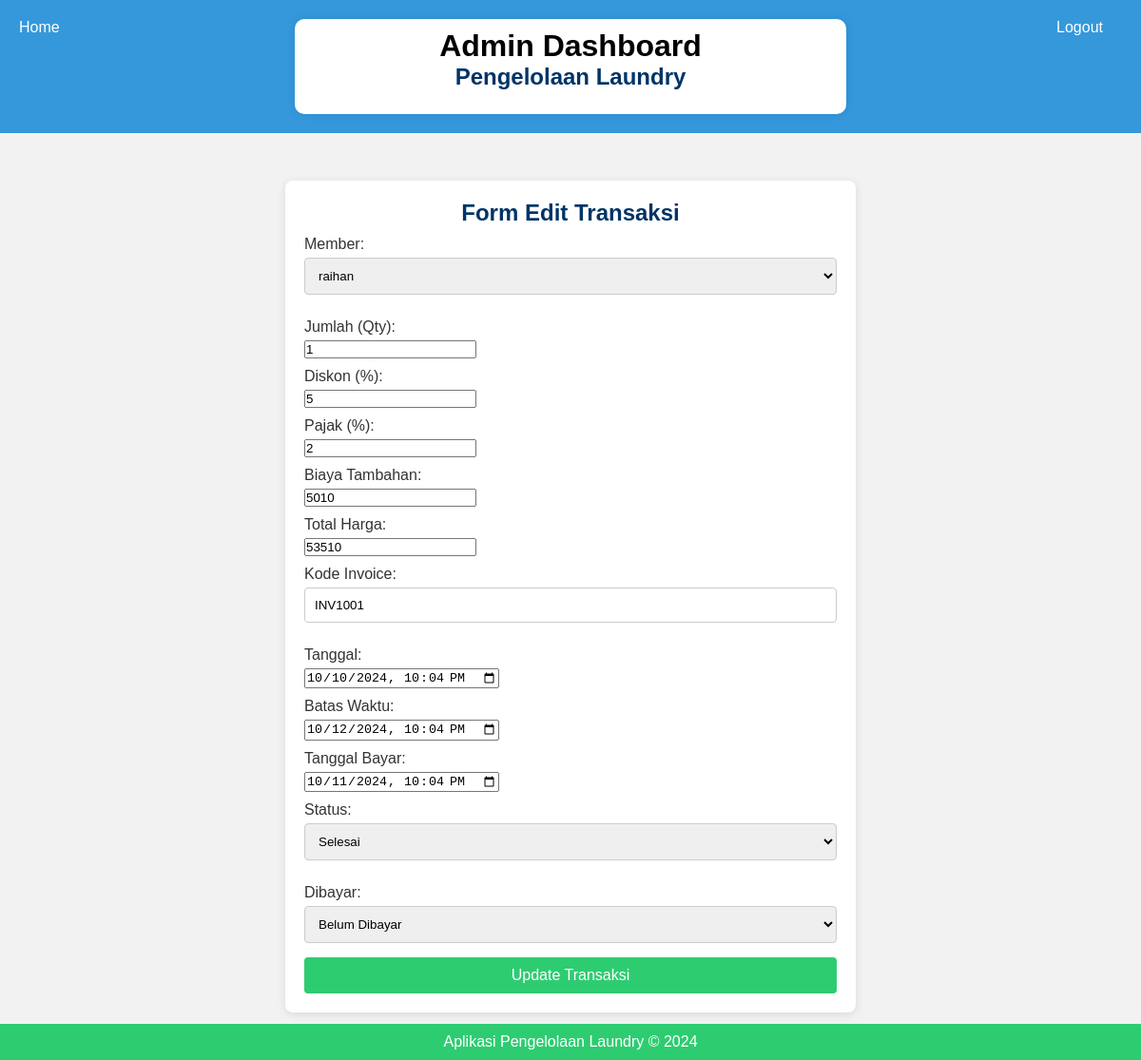
/edit_transaksi.php?id=42 (signed in), run on the app's committed database.
### tables this page shows
CREATE TABLE `tb_detail_transaksi` (
  `id` int(11) NOT NULL,
  `id_transaksi` int(11) DEFAULT NULL,
  `id_paket` int(11) DEFAULT NULL,
  `qty` double DEFAULT NULL
);

CREATE TABLE `tb_transaksi` (
  `id` int(11) NOT NULL,
  `id_outlet` int(11) DEFAULT NULL,
  `kode_invoice` varchar(100) DEFAULT NULL,
  `id_member` int(11) DEFAULT NULL,
  `tgl` datetime DEFAULT NULL,
  `batas_waktu` datetime DEFAULT NULL,
  `tgl_bayar` datetime DEFAULT NULL,
  `biaya_tambahan` int(11) DEFAULT NULL,
  `diskon` double DEFAULT NULL,
  `pajak` int(11) DEFAULT NULL,
  `status` enum('baru','proses','selesai','diambil') DEFAULT NULL,
  `dibayar` enum('dibayar','belum_dibayar') DEFAULT NULL,
  `total_harga` double DEFAULT NULL,
  `id_user` int(11) DEFAULT NULL,
  `harga_paket` int(11) NOT NULL DEFAULT 0
);

### edit_transaksi.php (the view, shortened to what this page needs)
<?php
include 'koneksi.php';
if (isset($_GET['id'])) {
    $id = mysqli_real_escape_string($koneksi, $_GET['id']);
    $query = "SELECT * FROM tb_transaksi WHERE id = '$id'";
    $result = mysqli_query($koneksi, $query);
    $data = mysqli_fetch_assoc($result);
    $query_detail = "SELECT * FROM tb_detail_transaksi WHERE id_transaksi = '$id'";
    $result_detail = mysqli_query($koneksi, $query_detail);
    $detail = mysqli_fetch_assoc($result_detail);
}
?>
<!DOCTYPE html>
<html lang="id">
<head>
    <link rel="stylesheet" href="css/style.css">
    <link rel="stylesheet" href="css/registrasi.css">
</head>
<header>
    <div class="container">
        <div class="branding">
            <h1>Admin Dashboard</h1>
            <h2>Pengelolaan Laundry</h2>
        </div>
    </div>
    <ul class="logout">
        <li><a href="logout.php">Logout</a></li>
    </ul>
    <ul class="home">
        <?php if ($_SESSION['login'] == 'admin') { ?>
            <li><a href="admin_dashboard.php">Home</a></li>
        <?php } elseif ($_SESSION['login'] == 'kasir') { ?>
            <li><a href="kasir_dashboard.php">Home</a></li>
        <?php } ?>
    </ul>
</header>
<body>
    <div class="container">
        <h2>Form Edit Transaksi</h2>
        <form method="POST" action="proses_edit_transaksi.php">
            <label for="id_member">Member:</label>
            <select name="id_member" id="id_member" required>
                <?php
                $member_query = "SELECT * FROM tb_member";
                $member_result = mysqli_query($koneksi, $member_query);
                while ($member = mysqli_fetch_assoc($member_result)) {
                    $selected = ($member['id'] == $data['id_member']) ? 'selected' : '';
                    echo "<option value='{$member['id']}' $selected>{$member['nama']}</option>";
                }
                ?>
            </select>
            <label for="qty">Jumlah (Qty):</label>
            <input type="number" id="qty" name="qty" value="<?php echo $detail['qty']; ?>" oninput="hitungTotal()" required>
            <label for="diskon">Diskon (%):</label>
            <input type="number" id="diskon" name="diskon" value="<?php echo $data['diskon']; ?>" oninput="hitungTotal()" required>
            <label for="pajak">Pajak (%):</label>
            <input type="number" id="pajak" name="pajak" value="<?php echo $data['pajak']; ?>" oninput="hitungTotal()" required>
            <label for="biaya_tambahan">Biaya Tambahan:</label>
            <input type="number" id="biaya_tambahan" name="biaya_tambahan" value="<?php echo $data['biaya_tambahan']; ?>" oninput="hitungTotal()" required>
            <label for="total_harga">Total Harga:</label>
            <input type="number" id="total_harga" name="total_harga" value="<?php echo $data['total_harga']; ?>"readonly >
            <label for="kode_invoice">Kode Invoice:</label>
            <input type="text" id="kode_invoice" name="kode_invoice" value="<?php echo $data['kode_invoice']; ?>" required>
            <label for="tgl">Tanggal:</label>
            <input type="datetime-local" id="tgl" name="tgl" value="<?php echo $data['tgl']; ?>" required>
            <label for="batas_waktu">Batas Waktu:</label>
            <input type="datetime-local" id="batas_waktu" name="batas_waktu" value="<?php echo $data['batas_waktu']; ?>" required>
            <label for="tgl_bayar">Tanggal Bayar:</label>
            <input type="datetime-local" id="tgl_bayar" name="tgl_bayar" value="<?php echo $data['tgl_bayar']; ?>" required>
            <label for="status">Status:</label>
            <select name="status" id="status" required>
                <option value="selesai" <?php echo ($data['status'] == 'selesai') ? 'selected' : ''; ?>>Selesai</option>
            </select>
            <label for="dibayar">Dibayar:</label>
            <select name="dibayar" id="dibayar" required>
                <option value="belum_dibayar" <?php echo ($data['dibayar'] == 'belum_dibayar') ? 'selected' : ''; ?>>Belum Dibayar</option>
            </select>
            <button type="submit" name="edit">Update Transaksi</button>
        </form>
    </div>
    <footer>
        <p>Aplikasi Pengelolaan Laundry &copy; 2024</p>
    </footer>
</body>
</html>

### css/style.css (style rules this page uses)
* { margin: 0; padding: 0; box-sizing: border-box; }
body { font-family: Arial, sans-serif; background-color: #f4f4f4; margin: 0; padding: 0; }
header { background-color: #3498db; color: #000000; padding: 20px; text-align: center; position: relative; }
header .container { max-width: 650px; margin: 0 auto; padding: 10px; background-color: #fff; border-radius: 10px 10px 10px 10px; box-shadow: 0 0 10px rgba(0, 0, 0, 0.1); height: 100px; }
header ul { list-style: none; margin: 0; padding: 0; position: absolute; top: 20px; }
header ul li { display: inline-block; margin-right: 20px; }
header ul li a { color: #fff; text-decoration: none; transition: color 0.3s ease; }
.logout { position: absolute; right: 20px; top: 20px; color: #fff; text-decoration: none; transition: color 0.3s ease; }
.home { position: absolute; left: 20px; bottom: 10px; color: #fff; text-decoration: none; transition: color 0.3s ease; }
.container { max-width: 1200px; margin: 40px auto; padding: 20px; background-color: #fff; border-radius: 10px; box-shadow: 0 0 10px rgba(0, 0, 0, 0.1); }
footer { background-color: #2ecc71; color: #fff; padding: 10px; text-align: center; clear: both; position: fixed; bottom: 0; width: 100%; }

### css/registrasi.css (style rules this page uses)
body { font-family: Arial, sans-serif; background-color: #f2f2f2; margin: 0; padding: 0; }
.container { width: 50%; margin: 50px auto; background-color: #ffffff; padding: 20px; border-radius: 8px; box-shadow: 0 2px 10px rgba(0, 0, 0, 0.1); }
h2 { text-align: center; color: #003366; }
label { display: block; margin: 10px 0 5px; color: #333; }
input[type="text"], textarea, select { width: 100%; padding: 10px; margin-bottom: 15px; border: 1px solid #ccc; border-radius: 4px; }
button { width: 100%; padding: 10px; background-color: #2ecc71; border: none; border-radius: 4px; color: #fff; font-size: 16px; cursor: pointer; }

### data on the page
tb_detail_transaksi: qty "1"
tb_transaksi: diskon "5", pajak "2", biaya_tambahan "5010", total_harga "53510", kode_invoice "INV1001", tgl "10/10/2024 22:04", batas_waktu "10/12/2024 22:04", tgl_bayar "10/11/2024 22:04", status "Selesai", dibayar "Belum Dibayar"

### other printed values
form field id_member "raihan"
